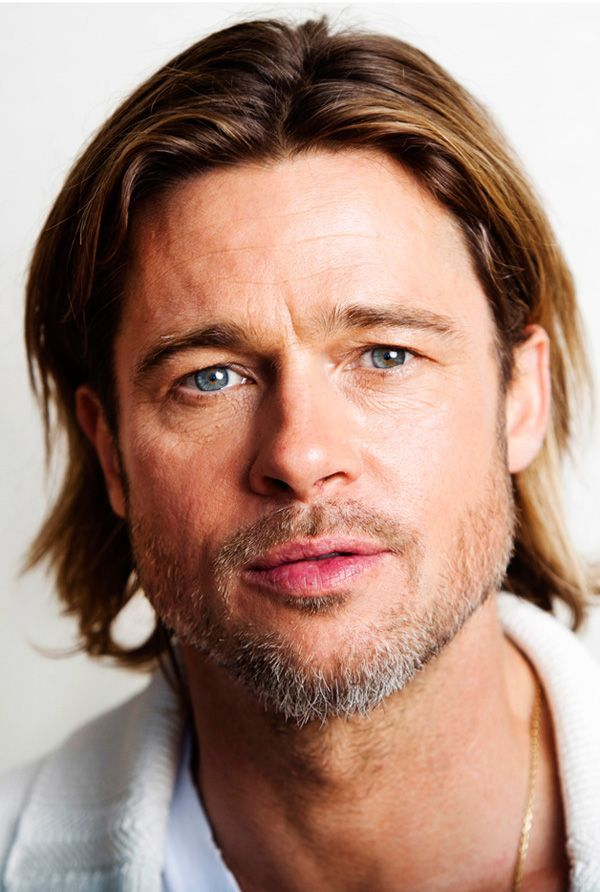
#> input picture Code/python/test.jpg, 600 x 892 px
$ python -i detect_people.py   (imports and definitions only)
#> lines starting #> are read from the running program, lines starting #| are printed output that depends on the picture
import numpy as np
import cv2
import matplotlib.pyplot as plt
import time

milVertical = 320

# initialisation du HOG:
hog = cv2.HOGDescriptor()
# [1 line not run here, left out]

def detect(frame):

    frame = cv2.resize(frame, (640, 480))
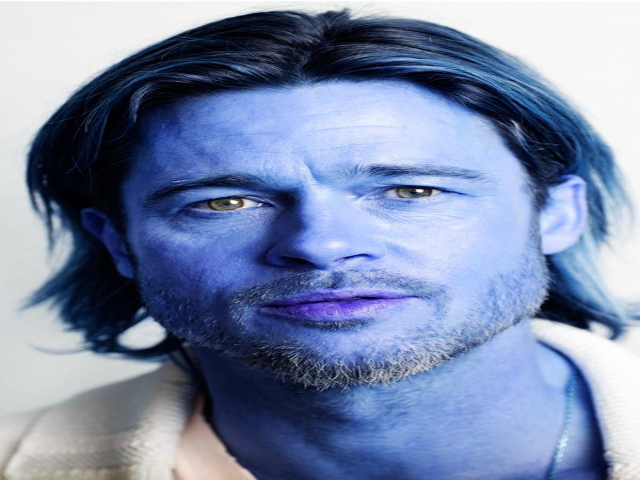
#> frame: shape (480, 640, 3); mean of channels 0, 1, 2 170.1, 137.8, 123.8; drawn as B, G, R
    gray = cv2.cvtColor(frame, cv2.COLOR_RGB2GRAY)
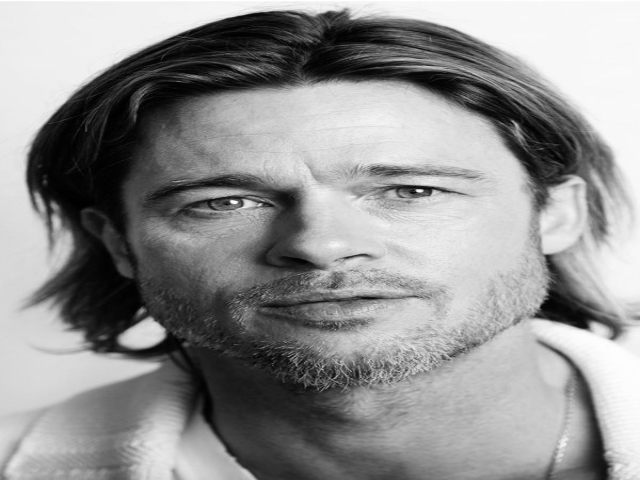
#> gray: shape (480, 640); min 0, max 255, mean 145.9
    boxes, weights = hog.detectMultiScale(gray, winStride=(8,8))
#> boxes = (); weights = ()
    boxes = np.array([[x, y, x + w, y + h] for (x, y, w, h) in boxes])
#> boxes = empty array

    if np.size(weights) > 0:
        print("on est la")
        max = weights.max()
        index = np.where(weights == max)[0]

        if abs(boxes[index][0][0] - milVertical) <= 20 :
            return "c"

        elif boxes[index][0][0] < milVertical-20:
            return "g"

        elif boxes[index][0][0] > milVertical+20:
            return "d"

    return "r"

    cv2.rectangle(frame, (boxes[index][0][0], boxes[index][0][1]), (boxes[index][0][2], boxes[index][0][3]),(0, 255, 0), 2)
    plt.imshow(frame)
    plt.show()

>>> import cv2
>>> picture = cv2.cvtColor(cv2.imread('python/test.jpg'), cv2.COLOR_BGR2RGB)
>>> result = detect(picture)
#> result = 'r'
